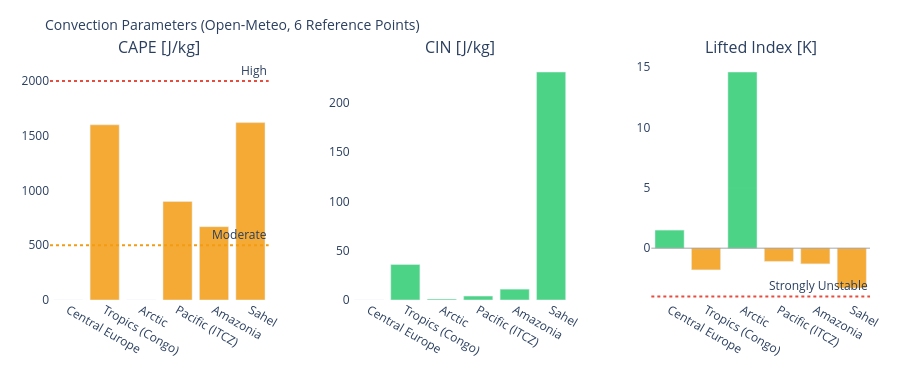

Notebook source saved alongside this figure:
### Markdown cell above
---
## 3. Visualizations

### Code cell
# ============================================================
# CAPE / CIN / LIFTED INDEX – Convection potential
# ============================================================

if not df_atm.empty:
    fig = make_subplots(
        rows=1, cols=3,
        subplot_titles=['CAPE [J/kg]', 'CIN [J/kg]', 'Lifted Index [K]'],
        horizontal_spacing=0.1
    )
    pts = df_atm['point'].tolist()
    pt_colors = ['#E85D24','#185FA5','#888780','#378ADD','#639922','#F2A623']

    # CAPE – höher = mehr Gewitterpotential
    cape_vals = df_atm['cape'].fillna(0).tolist()
    cape_colors = ['#e74c3c' if v > 2000 else '#f39c12' if v > 500 else '#2ecc71'
                   for v in cape_vals]
    fig.add_trace(go.Bar(x=pts, y=cape_vals, marker_color=cape_colors,
                         opacity=0.85, showlegend=False), row=1, col=1)
    fig.add_hline(y=2000, line_dash='dot', line_color='#e74c3c',
                  annotation_text='High', row=1, col=1)
    fig.add_hline(y=500,  line_dash='dot', line_color='#f39c12',
                  annotation_text='Moderate', row=1, col=1)

    # CIN – negativer = stärker gedeckelt (weniger Auslöse)
    cin_vals = df_atm['cin'].fillna(0).tolist()
    cin_colors = ['#e74c3c' if v < -200 else '#f39c12' if v < -50 else '#2ecc71'
                  for v in cin_vals]
    fig.add_trace(go.Bar(x=pts, y=cin_vals, marker_color=cin_colors,
                         opacity=0.85, showlegend=False), row=1, col=2)

    # Lifted Index – negativ = instabil
    li_vals = df_atm['li'].fillna(0).tolist()
    li_colors = ['#e74c3c' if v < -4 else '#f39c12' if v < 0 else '#2ecc71'
                 for v in li_vals]
    fig.add_trace(go.Bar(x=pts, y=li_vals, marker_color=li_colors,
                         opacity=0.85, showlegend=False), row=1, col=3)
    fig.add_hline(y=0, line_color='gray', line_width=0.7, row=1, col=3)
    fig.add_hline(y=-4, line_dash='dot', line_color='#e74c3c',
                  annotation_text='Strongly Unstable', row=1, col=3)

    fig.update_layout(
        title=dict(text='Convection Parameters (Open-Meteo, 6 Reference Points)', font=dict(size=14)),
        height=380, plot_bgcolor='rgba(0,0,0,0)', paper_bgcolor='rgba(0,0,0,0)',
        margin=dict(l=50, r=30, t=60, b=80)
    )
    fig.update_xaxes(tickangle=30)
    fig.show()

### Figure 1 — Plotly figure (JSON) as saved in the notebook; plotly's stock layout.template omitted (floating-point values rounded to 4 significant figures)
{"data": [{"marker": {"color": ["#2ecc71", "#f39c12", "#2ecc71", "#f39c12", "#f39c12", "#f39c12"]}, "opacity": 0.85, "showlegend": false, "type": "bar", "x": ["Central Europe", "Tropics (Congo)", "Arctic", "Pacific (ITCZ)", "Amazonia", "Sahel"], "xaxis": "x", "y": [0.0, 1600.0, 0.0, 900.0, 670.0, 1620.0], "yaxis": "y"}, {"marker": {"color": ["#2ecc71", "#2ecc71", "#2ecc71", "#2ecc71", "#2ecc71", "#2ecc71"]}, "opacity": 0.85, "showlegend": false, "type": "bar", "x": ["Central Europe", "Tropics (Congo)", "Arctic", "Pacific (ITCZ)", "Amazonia", "Sahel"], "xaxis": "x2", "y": [0.0, 36.0, 1.0, 4.0, 11.0, 231.0], "yaxis": "y2"}, {"marker": {"color": ["#2ecc71", "#f39c12", "#2ecc71", "#f39c12", "#f39c12", "#f39c12"]}, "opacity": 0.85, "showlegend": false, "type": "bar", "x": ["Central Europe", "Tropics (Congo)", "Arctic", "Pacific (ITCZ)", "Amazonia", "Sahel"], "xaxis": "x3", "y": [1.5, -1.8, 14.6, -1.1, -1.3, -3.3], "yaxis": "y3"}], "layout": {"annotations": [{"font": {"size": 16}, "showarrow": false, "text": "CAPE [J/kg]", "x": 0.1333, "xanchor": "center", "xref": "paper", "y": 1.0, "yanchor": "bottom", "yref": "paper"}, {"font": {"size": 16}, "showarrow": false, "text": "CIN [J/kg]", "x": 0.5, "xanchor": "center", "xref": "paper", "y": 1.0, "yanchor": "bottom", "yref": "paper"}, {"font": {"size": 16}, "showarrow": false, "text": "Lifted Index [K]", "x": 0.8667, "xanchor": "center", "xref": "paper", "y": 1.0, "yanchor": "bottom", "yref": "paper"}, {"showarrow": false, "text": "High", "x": 1, "xanchor": "right", "xref": "x domain", "y": 2000, "yanchor": "bottom", "yref": "y"}, {"showarrow": false, "text": "Moderate", "x": 1, "xanchor": "right", "xref": "x domain", "y": 500, "yanchor": "bottom", "yref": "y"}, {"showarrow": false, "text": "Strongly Unstable", "x": 1, "xanchor": "right", "xref": "x3 domain", "y": -4, "yanchor": "bottom", "yref": "y3"}], "height": 380, "margin": {"b": 80, "l": 50, "r": 30, "t": 60}, "paper_bgcolor": "rgba(0,0,0,0)", "plot_bgcolor": "rgba(0,0,0,0)", "shapes": [{"line": {"color": "#e74c3c", "dash": "dot"}, "type": "line", "x0": 0, "x1": 1, "xref": "x domain", "y0": 2000, "y1": 2000, "yref": "y"}, {"line": {"color": "#f39c12", "dash": "dot"}, "type": "line", "x0": 0, "x1": 1, "xref": "x domain", "y0": 500, "y1": 500, "yref": "y"}, {"line": {"color": "gray", "width": 0.7}, "type": "line", "x0": 0, "x1": 1, "xref": "x3 domain", "y0": 0, "y1": 0, "yref": "y3"}, {"line": {"color": "#e74c3c", "dash": "dot"}, "type": "line", "x0": 0, "x1": 1, "xref": "x3 domain", "y0": -4, "y1": -4, "yref": "y3"}], "title": {"font": {"size": 14}, "text": "Convection Parameters (Open-Meteo, 6 Reference Points)"}, "xaxis": {"anchor": "y", "domain": [0.0, 0.2667], "tickangle": 30}, "xaxis2": {"anchor": "y2", "domain": [0.3667, 0.6333], "tickangle": 30}, "xaxis3": {"anchor": "y3", "domain": [0.7333, 1.0], "tickangle": 30}, "yaxis": {"anchor": "x", "domain": [0.0, 1.0]}, "yaxis2": {"anchor": "x2", "domain": [0.0, 1.0]}, "yaxis3": {"anchor": "x3", "domain": [0.0, 1.0]}}}
